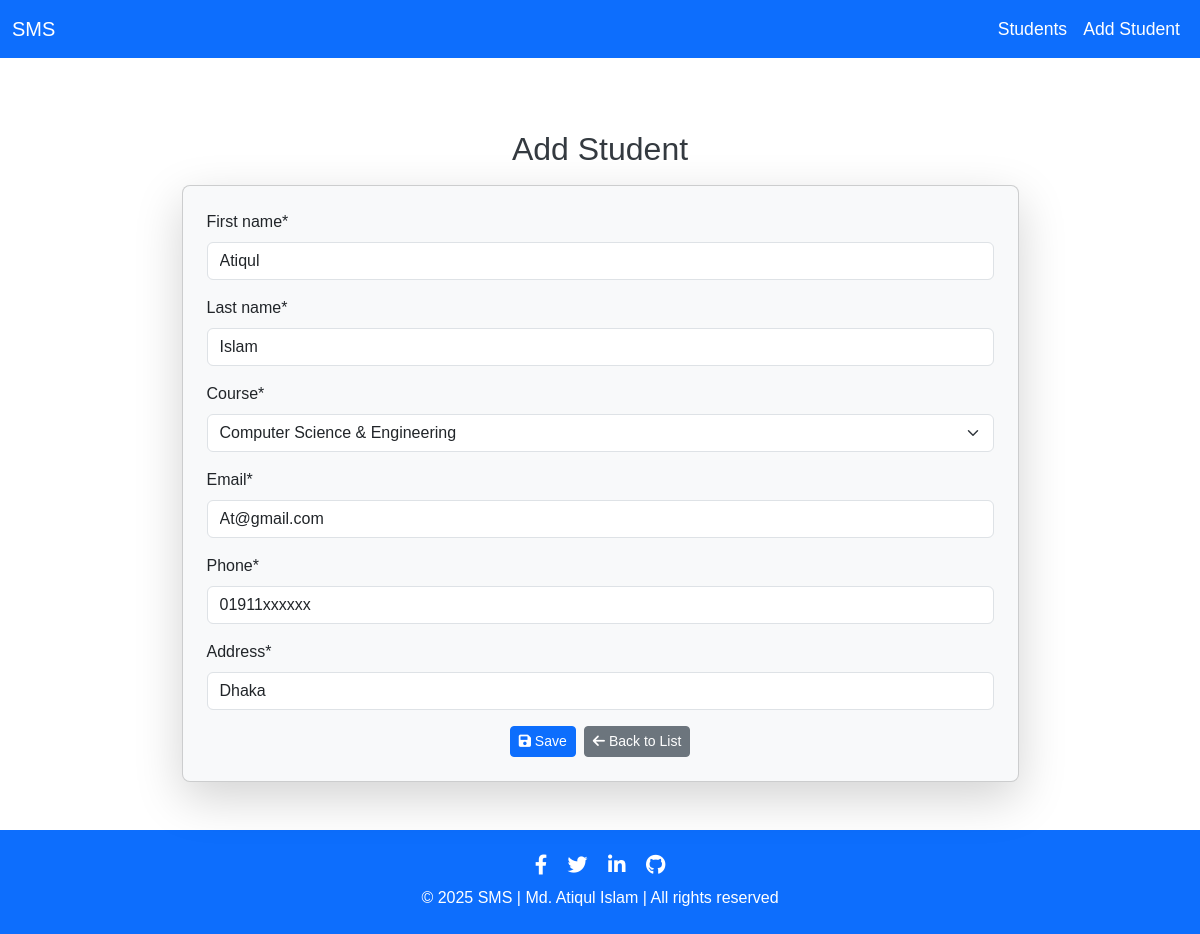
Page /edit/16/ on the earlier database version.
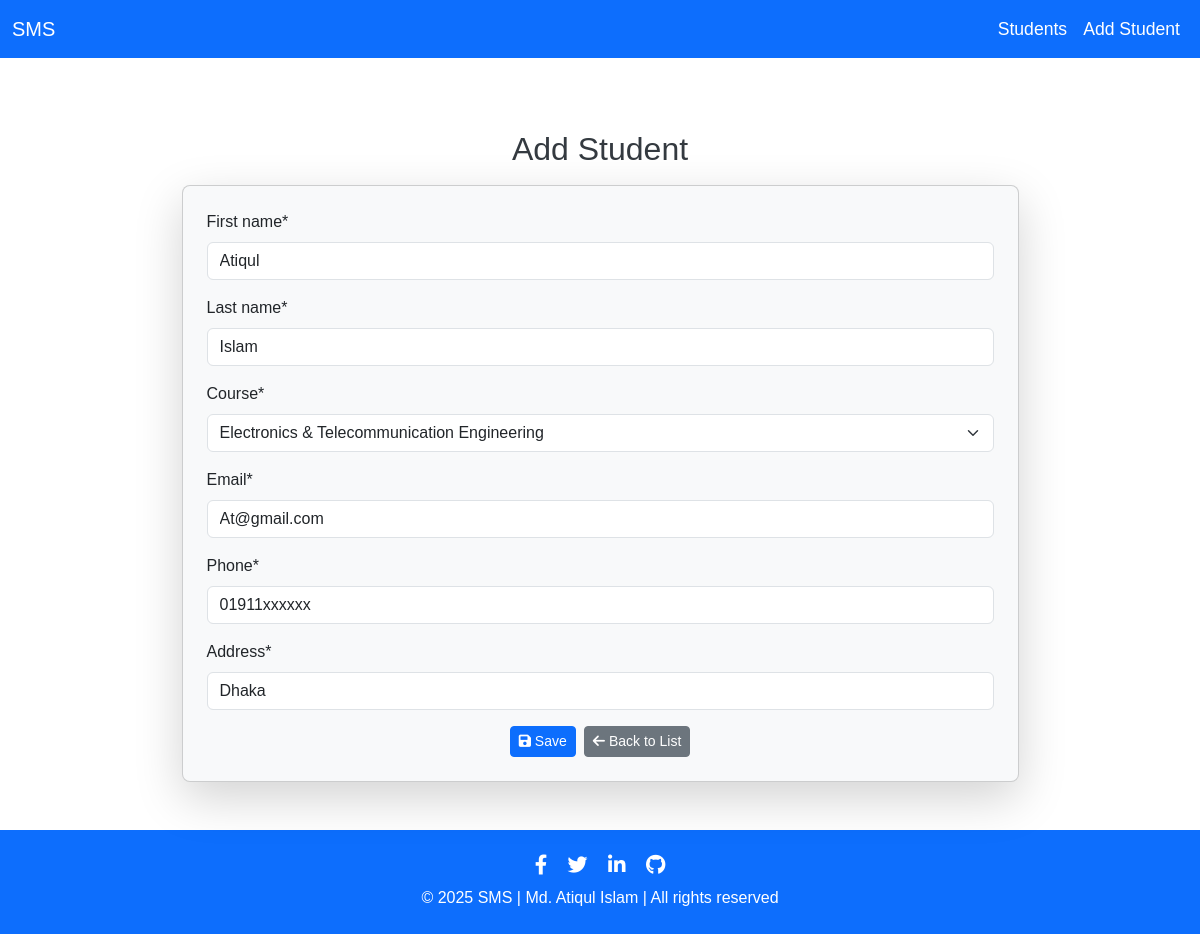
Same page on the later database version.
### students/models.py (models this page shows, shortened)
class Student(models.Model):
    COURSE_CHOICES = [
        ('ETE', 'Electronics & Telecommunication Engineering'),
        ('CSE', 'Computer Science & Engineering'),
        ('EEE', 'Electrical & Electronic Engineering'),
        ('BBA', 'Business Administration'),
        ('ENG', 'English Literature'),
        ('LLB', 'Law'),
        ('ME', 'Mechanical Engineering'),
        ('CE', 'Civil Engineering'),
        ('ARCH', 'Architecture'),
        ('BIO', 'Biotechnology'),
        ('PHY', 'Physics'),
        ('CHEM', 'Chemistry'),
        ('MATH', 'Mathematics'),
        ('STAT', 'Statistics'),
        ('MED', 'Medicine'),
        ('PHAR', 'Pharmacy'),
        ('NUR', 'Nursing'),
        ('FIN', 'Finance'),
        ('MKT', 'Marketing'),
        ('HRM', 'Human Resource Management'),
    ]
    first_name = models.CharField(max_length=100)
    last_name = models.CharField(max_length=100)
    course = models.CharField(max_length=10, choices=COURSE_CHOICES, default='ETE')
    email = models.EmailField()
    phone = models.CharField(max_length=15)
    address = models.CharField(max_length=250)

### students/views.py (the view)
# urls.py: path('edit/<int:id>/', views.student_edit, name='student_edit'),
def student_edit(request, id):
    student = get_object_or_404(Student, id=id)
    if request.method == 'POST':
        form = StudentForm(request.POST, instance=student)
        if form.is_valid():
            form.save()
            messages.success(request, 'Student information updated successfully!')
            return render(request, 'students/success.html', {'message': 'Student information updated successfully!'})
        else:
            messages.error(request, 'Error occurred while updating student.')
            return render(request, 'students/error.html', {'message': 'Error occurred while updating student.'})
    else:
        form = StudentForm(instance=student)
    return render(request, 'students/student_form.html', {'form': form})

### students/forms.py
class StudentForm(forms.ModelForm):
    class Meta:
        model = Student
        fields = ['first_name', 'last_name', 'course', 'email', 'phone', 'address']

### students/templates/students/student_form.html (shortened to what this page needs)
{% extends 'students/base.html' %}
{% load crispy_forms_tags %}
{% block content %}
<div class="d-flex flex-column justify-content-center align-items-center min-vh-50 py-4">
    <h2 class="mb-3 text-center">{% if student %} Edit {% else %} Add {% endif %} Student</h2>
    <div class="card shadow-lg rounded-3 p-4 w-75 w-md-50 bg-light">
        <form method="POST">
            {{ form|crispy }}
            <div class="d-flex justify-content-center gap-2 mt-3">
                <button type="submit" class="btn btn-primary btn-sm">
                    <i class="fas fa-save"></i> Save
                </button>
                <a href="{% url 'student_list' %}" class="btn btn-secondary btn-sm">
                    <i class="fas fa-arrow-left"></i> Back to List
                </a>
            </div>
        </form>
    </div>
</div>
{% endblock %}

Differences in the rows shown:
changed Student "Atiqul": course "Computer Science & Engineering" → "Electronics & Telecommunication Engineering"
